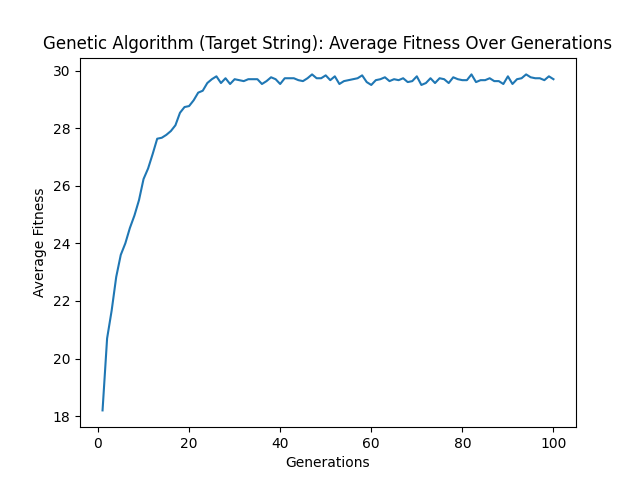

Write Python code to recreate this figure.
import random

from matplotlib import pyplot as plt

target_string = "110010001101011001100010100110"


def init_population(population_size, string_length):
    generation = []
    for x in range(0, population_size):
        str = ""
        for _ in range(string_length):
            str += random.choice('01')
        generation.append(str)
    return generation


def avg_fitness(population):
    sum = 0
    for chromosome in population:
        sum += calculate_fitness(chromosome)
    return sum / len(population)


def calculate_fitness(chromosome):
    fitness = 0
    for x in range(len(chromosome)):
        if chromosome[x] == target_string[x]:
            fitness += 1
    return fitness


def parent_selection(population):
    tournament = []

    for x in range(0, 5):
        tournament.append(random.choice(population))
    max = 0
    for x in range(0, len(tournament)):
        if calculate_fitness(tournament[x]) >= max:
            max = calculate_fitness(tournament[x])
            parent = tournament[x]
    return parent


def crossover(parent1, parent2):
    crossover_point = random.randint(0, len(parent1))
    return parent1[:crossover_point] + parent2[crossover_point:], parent1[:crossover_point] + parent1[crossover_point:]


def mutate(children, mutation_rate):
    mutated_kids = []
    for child in children:
        mutated_child = ""
        for char in child:
            if random.random() < mutation_rate:
                if char == "1":
                    mutated_child += "0"
                elif char == "0":
                    mutated_child += "1"
            else:
                mutated_child += char
        mutated_kids.append(mutated_child)
    return mutated_kids


def evolve(population):
    mutation_rate = 0.01
    crossover_rate = 0.8
    new_population = []
    for x in range(0, 15):
        parent1 = parent_selection(population)
        parent2 = parent_selection(population)
        if random.random() < crossover_rate:
            children = crossover(parent1, parent2)
            new_population += (mutate(children, mutation_rate))
        else:
            new_population += (mutate((parent1, parent2), mutation_rate))
    return new_population


def genetic_algorithm(pop_size, generations):
    population = init_population(pop_size, len(target_string))
    fitness_hist = []
    for x in range(0, generations):
        population = evolve(population)
        fitness_hist.append(avg_fitness(population))

    plt.plot(range(1, generations + 1), fitness_hist)
    plt.xlabel('Generations')
    plt.ylabel('Average Fitness')
    plt.title('Genetic Algorithm (Target String): Average Fitness Over Generations')
    plt.show()


if __name__ == "__main__":
    population_size = 100
    string_length = 30
    generations = 100

    genetic_algorithm(population_size, generations)
